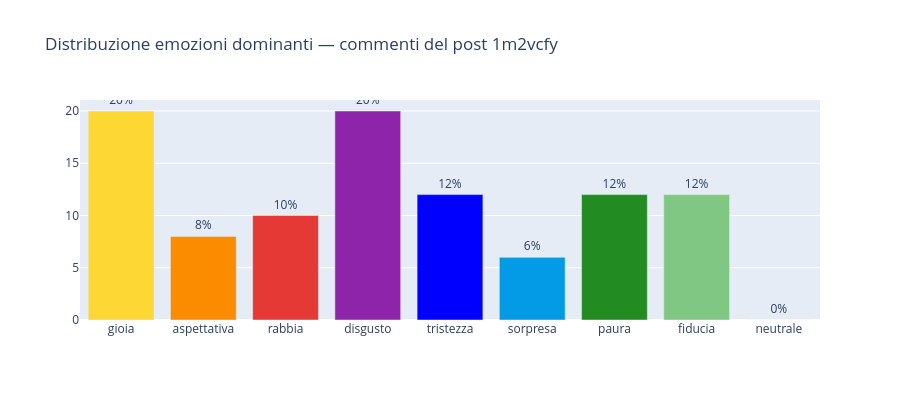
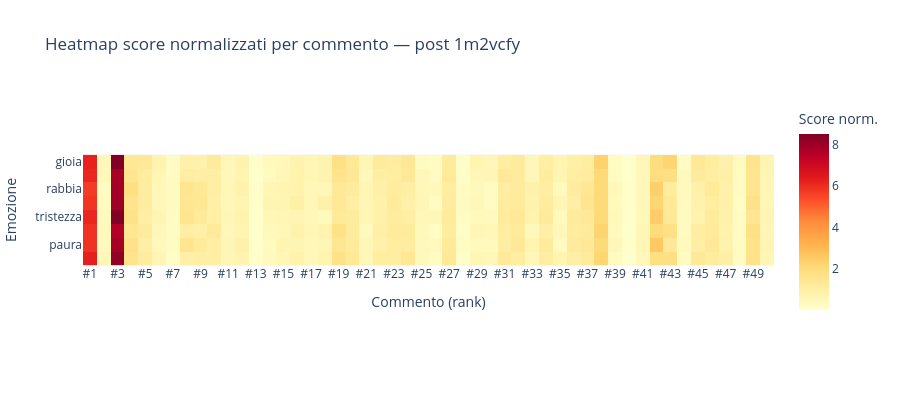

Notebook source saved alongside these figures, in order:
### Code cell
counts = df_results['emozione'].value_counts()

plot_emotion_bars(
    counts, len(df_results),
    title=f'Distribuzione emozioni dominanti — commenti del post {POST_ID}',
    height=400,
).show()

# Heatmap: ogni riga = un commento, colonne = emozioni normalizzate
norm_cols = [f'norm_{e}' for e in BASIC_EMOTIONS]
df_heat = df_results[norm_cols].copy()
df_heat.columns = BASIC_EMOTIONS

import plotly.express as px
px.imshow(
    df_heat.T,
    labels=dict(x='Commento (rank)', y='Emozione', color='Score norm.'),
    x=[f'#{i+1}' for i in range(len(df_results))],
    color_continuous_scale='YlOrRd',
    title=f'Heatmap score normalizzati per commento — post {POST_ID}',
    height=400,
).show()

### Figure 1 — Plotly figure (JSON) as saved in the notebook; plotly's stock layout.template omitted (floating-point values rounded to 4 significant figures)
{"data": [{"marker": {"color": "#FDD835"}, "name": "gioia", "text": ["20%"], "textposition": "outside", "x": ["gioia"], "y": [20.0], "type": "bar"}, {"marker": {"color": "#FB8C00"}, "name": "aspettativa", "text": ["8%"], "textposition": "outside", "x": ["aspettativa"], "y": [8.0], "type": "bar"}, {"marker": {"color": "#E53935"}, "name": "rabbia", "text": ["10%"], "textposition": "outside", "x": ["rabbia"], "y": [10.0], "type": "bar"}, {"marker": {"color": "#8E24AA"}, "name": "disgusto", "text": ["20%"], "textposition": "outside", "x": ["disgusto"], "y": [20.0], "type": "bar"}, {"marker": {"color": "#0000FF"}, "name": "tristezza", "text": ["12%"], "textposition": "outside", "x": ["tristezza"], "y": [12.0], "type": "bar"}, {"marker": {"color": "#039BE5"}, "name": "sorpresa", "text": ["6%"], "textposition": "outside", "x": ["sorpresa"], "y": [6.0], "type": "bar"}, {"marker": {"color": "#228B22"}, "name": "paura", "text": ["12%"], "textposition": "outside", "x": ["paura"], "y": [12.0], "type": "bar"}, {"marker": {"color": "#81C784"}, "name": "fiducia", "text": ["12%"], "textposition": "outside", "x": ["fiducia"], "y": [12.0], "type": "bar"}, {"marker": {"color": "#9E9E9E"}, "name": "neutrale", "text": ["0%"], "textposition": "outside", "x": ["neutrale"], "y": [0.0], "type": "bar"}], "layout": {"title": {"text": "Distribuzione emozioni dominanti — commenti del post 1m2vcfy"}, "barmode": "group", "height": 400, "showlegend": false}}

### Figure 2 — Plotly figure (JSON) as saved in the notebook; plotly's stock layout.template omitted (floating-point values rounded to 4 significant figures; data arrays with more than 128 entries replaced by an {"elided": "..."} marker saying what was removed)
{"data": [{"coloraxis": "coloraxis", "name": "0", "x": ["#1", "#2", "#3", "#4", "#5", "#6", "#7", "#8", "#9", "#10", "#11", "#12", "#13", "#14", "#15", "#16", "#17", "#18", "#19", "#20", "#21", "#22", "#23", "#24", "#25", "#26", "#27", "#28", "#29", "#30", "#31", "#32", "#33", "#34", "#35", "#36", "#37", "#38", "#39", "#40", "#41", "#42", "#43", "#44", "#45", "#46", "#47", "#48", "#49", "#50"], "y": ["gioia", "aspettativa", "rabbia", "disgusto", "tristezza", "sorpresa", "paura", "fiducia"], "z": {"elided": "8x50 float values"}, "type": "heatmap", "xaxis": "x", "yaxis": "y", "hovertemplate": "Commento (rank): %{x}<br>Emozione: %{y}<br>Score norm.: %{z}<extra></extra>"}], "layout": {"xaxis": {"anchor": "y", "domain": [0.0, 1.0], "scaleanchor": "y", "constrain": "domain", "title": {"text": "Commento (rank)"}}, "yaxis": {"anchor": "x", "domain": [0.0, 1.0], "autorange": "reversed", "constrain": "domain", "title": {"text": "Emozione"}}, "coloraxis": {"colorbar": {"title": {"text": "Score norm."}}, "colorscale": [[0.0, "rgb(255,255,204)"], [0.125, "rgb(255,237,160)"], [0.25, "rgb(254,217,118)"], [0.375, "rgb(254,178,76)"], [0.5, "rgb(253,141,60)"], [0.625, "rgb(252,78,42)"], [0.75, "rgb(227,26,28)"], [0.875, "rgb(189,0,38)"], [1.0, "rgb(128,0,38)"]]}, "title": {"text": "Heatmap score normalizzati per commento — post 1m2vcfy"}, "height": 400}}
